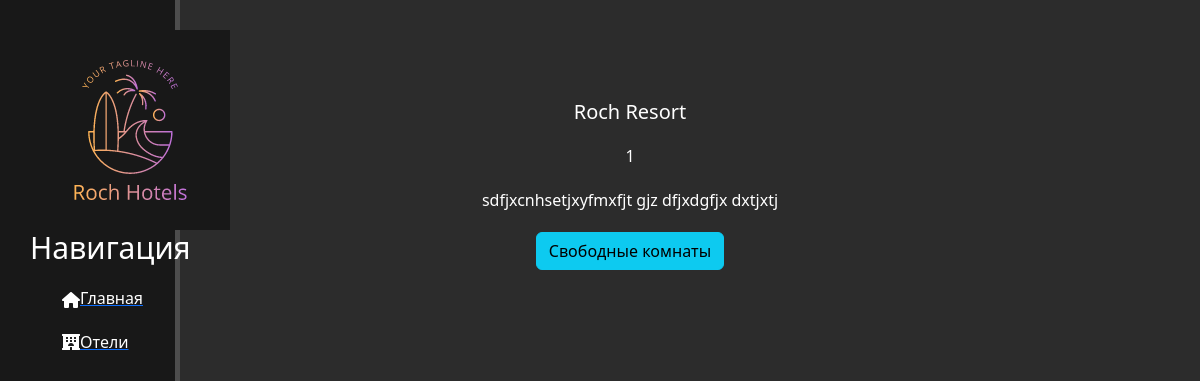
The app's page /hotels/2 with its own data.
### main/models.py (models this page shows, shortened)
class Hotel(models.Model):
    name = models.CharField(max_length=50)
    location = models.CharField(max_length=250)
    description = models.TextField()
    photos = models.ImageField(upload_to='hotel_images/', blank=False, null=False)
    rating = models.PositiveSmallIntegerField(default=0, choices=[(i,i) for i in range(1, 6)])
    created_at = models.DateTimeField(auto_now_add=True)
    updated_at = models.DateTimeField(auto_now=True)
    deleted_at = models.DateTimeField(null=True, blank=True)
    deleted = models.BooleanField(default=False)

### main/views.py (the view)
# urls.py: path('hotels/<int:pk>', views.HotelDetailView.as_view(), name='hotel-detail'),
class HotelDetailView(DetailView):
    model = Hotel
    template_name = 'main/details_view.html'
    context_object_name = 'hotels'

### main/templates/main/details_view.html (shortened to what this page needs)
{% extends 'main/layout.html' %}
{% block content %}
    <div class="features">
        <h1>{{ hotels.name }}</h1>
        <p>{{ hotels.rating }}</p>
        <p>{{ hotels.description }}</p>
        <a href="{% url 'room-list' pk=hotels.id %}" class="btn btn-info">Свободные комнаты</a>
    </div>
{% endblock %}

### main/static/main/css/main.css (style rules this page uses)
body { background: #2c2c2c; }
main .features { float: left; color: white; margin-top: 100px; text-align: center; width: 75%; }
main .features h1 { font-size: 20px }
main .features p { max-width: 400px; margin: 20px auto }

### records on screen
Hotel: name "Roch Resort", rating "1", description "sdfjxcnhsetjxyfmxfjt gjz dfjxdgfjx dxtjxtj"
